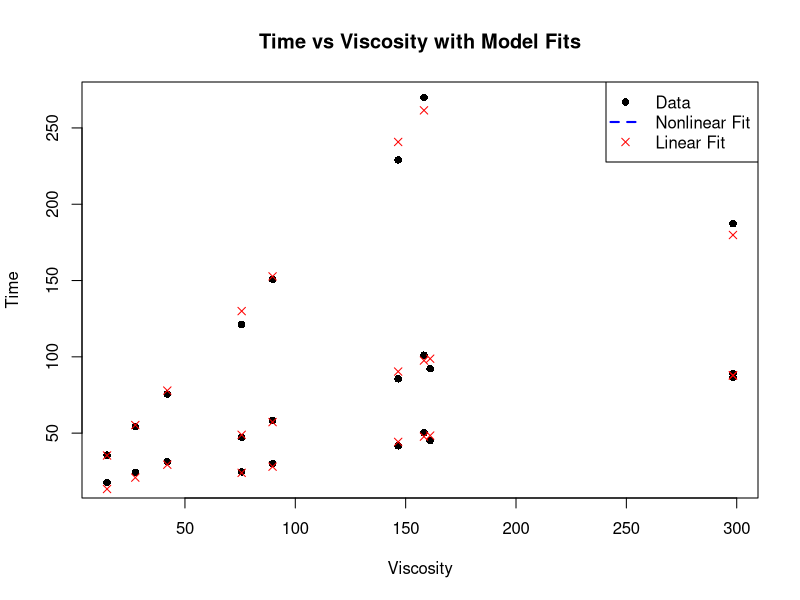
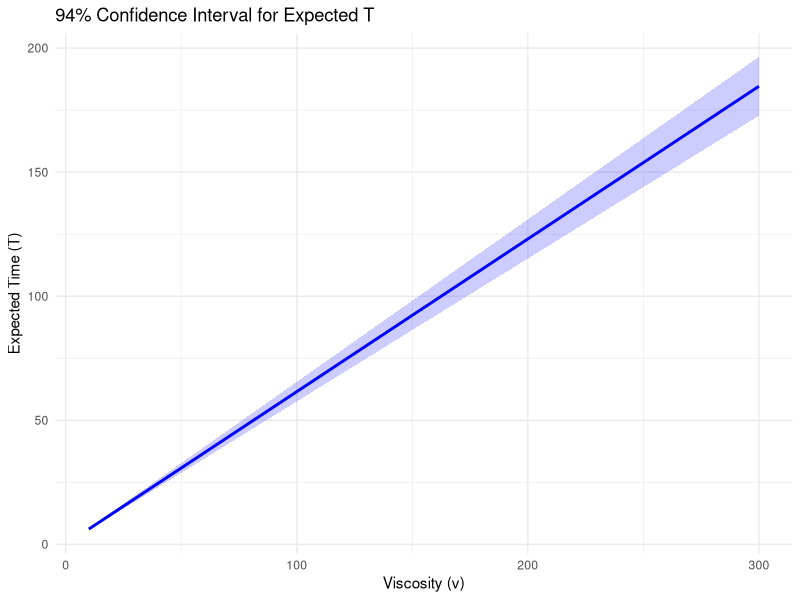

Write the R code that produced these figures, in order.
## ---- chunk 1
library(MASS)
data(stormer)
## ---- chunk 2
theta1_init = 1
theta2_init = mean(stormer$Wt)
nls_model = nls(Time ~ (theta1 * Viscosity) / (Wt - theta2), 
            data = stormer,start = list(theta1 = theta1_init, theta2 =
            theta2_init))
summary(nls_model)
## ---- chunk 3
lm_model = lm(Wt * Time ~ Viscosity + Time, data = stormer)
summary(lm_model)
## ---- chunk 4
library(MASS)
data(stormer)

# Scatterplot of data - Ensure it initializes properly
plot(stormer$Viscosity, stormer$Time, 
     main = "Time vs Viscosity with Model Fits",
     xlab = "Viscosity", ylab = "Time", pch = 16, col = "black")

# Generate sequence of viscosity values for smooth curve
visc_values <- seq(min(stormer$Viscosity), max(stormer$Viscosity), length.out = 100)
wt_values <- rep(mean(stormer$Wt), length(visc_values))  # Use mean Wt

# Predict nonlinear model fit
nls_pred <- predict(nls_model, newdata = data.frame(Viscosity = visc_values, Wt = wt_values))

# Ensure valid predictions before plotting
if (!all(is.na(nls_pred))) {
  lines(visc_values, nls_pred, col = "blue", lwd = 2, lty = 2)  # Nonlinear fit (red dashed line)
} else {
  print("Nonlinear predictions contain NA values. Not plotting the fit.")
}

# Fit and add linear model
lm_model <- lm(Wt * Time ~ Viscosity + Time, data = stormer)
lm_pred <- predict(lm_model)
points(stormer$Viscosity, lm_pred / stormer$Wt, col = "red", pch = 4)  # Linear fit (green X)

# Add legend
legend("topright", legend = c("Data", "Nonlinear Fit", "Linear Fit"),
       col = c("black", "blue", "red"), pch = c(16, NA, 4), lty = c(NA, 2, NA), lwd = c(NA, 2, NA))

## ---- chunk 5
theta1_hat = 29.4013  # Estimated parameter
theta1_se = 0.9155    # Standard error
theta1_h0 = 25        # Hypothesized value under H0
df = 21               # Degrees of freedom from nls summary

t_stat = (theta1_hat - theta1_h0) / theta1_se
p_value = 2 * pt(-abs(t_stat), df)
## ---- chunk 6
rounded_p = formatC(p_value, format = "e", digits = 3)
cat("**Test Statistic (t):**", round(t_stat,3), "\n\n")
cat("**P-value:**", rounded_p, "\n")
## ---- chunk 7
theta1_hat <- 29.4013  # Estimated θ1
theta1_se <- 0.9155    # Standard error of θ1
theta2_hat <- 2.2183   # Estimated θ2
theta2_se <- 0.6655    # Standard error of θ2

z_value = qnorm(0.96)  # 1.75

theta1_CI = c(theta1_hat - z_value * theta1_se, theta1_hat + z_value * theta1_se)
theta2_CI = c(theta2_hat - z_value * theta2_se, theta2_hat + z_value * theta2_se)
## ---- chunk 8
cat("**92% CI for θ1:** [", round(theta1_CI,3), "]\n\n")
cat("**92% CI for θ2:** [", round(theta2_CI,3), "]\n")
## ---- chunk 9
library(ggplot2)
## ---- chunk 10
theta1_hat = 29.4013  # Estimate of theta1
theta2_hat = 2.2183   # Estimate of theta2
theta1_se = 0.9155    # Standard error of theta1
theta2_se = 0.6655    # Standard error of theta2
w_fixed = 50
v_values = seq(10, 300, length.out = 100)

# Compute expected T values using the nonlinear model: T = (theta1 * v) / (w - theta2)
T_hat <- (theta1_hat * v_values) / (w_fixed - theta2_hat)

# Compute standard error propagation for T
T_se <- sqrt(
  (v_values / (w_fixed - theta2_hat))^2 * theta1_se^2 +
  (theta1_hat * v_values / (w_fixed - theta2_hat)^2)^2 * theta2_se^2
)

# Compute 94% confidence intervals
z_value <- qnorm(0.97)  # z-value for 94% confidence interval (alpha = 0.06, so z(0.03) = 1.88)
T_lower <- T_hat - z_value * T_se
T_upper <- T_hat + z_value * T_se
## ---- chunk 11
df <- data.frame(v_values, T_hat, T_lower, T_upper)
# Plot the expected T with 94% confidence interval
ggplot(df, aes(x = v_values, y = T_hat)) +
  geom_line(color = "blue", linewidth = 1) +  # Expected T
  geom_ribbon(aes(ymin = T_lower, ymax = T_upper), alpha = 0.2, fill = "blue") +  # Confidence band
  labs(title = "94% Confidence Interval for Expected T",
       x = "Viscosity (v)", y = "Expected Time (T)") +
  theme_minimal()
